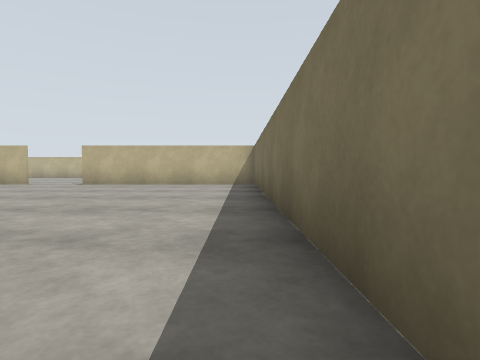
View 1 (above)

24 first-person views from a walk through a robot-simulator world made for Gazebo. The camera is 0.94 m above the floor, tilts 2° down and sees 80° across. The floor is counted in squares, 2 m on a side. Each view is taken from the middle of a square. On the plan, view 1 faces up. The plan holds only what a view shows up to about 9 squares ahead; the rest is blank.

View 2
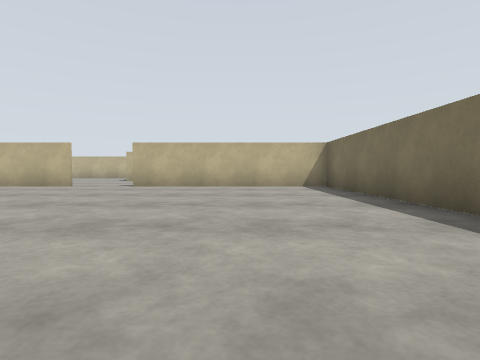

View 3
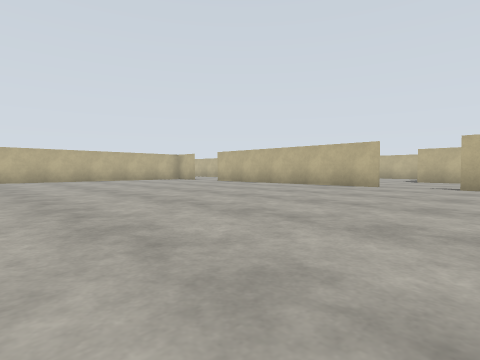

View 4
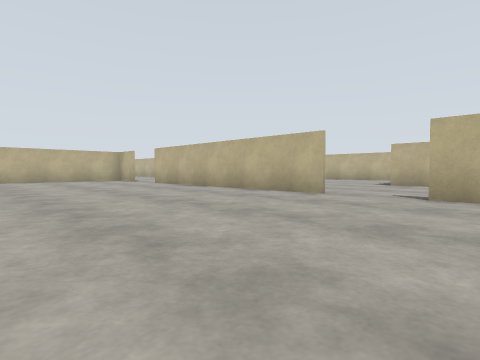

View 5
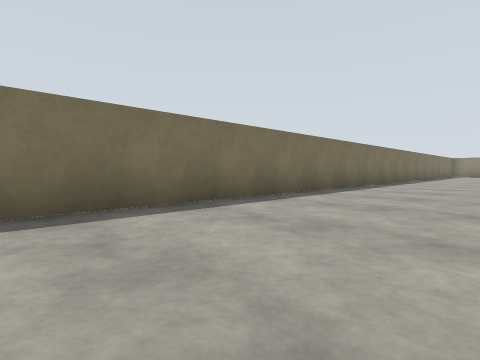

View 6
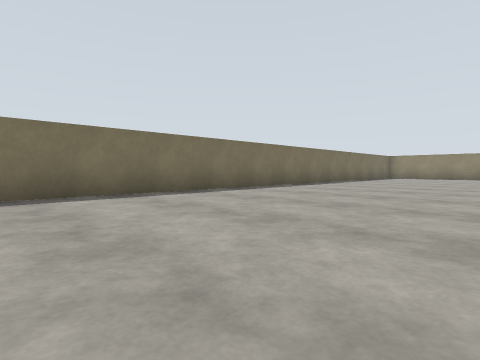

View 7
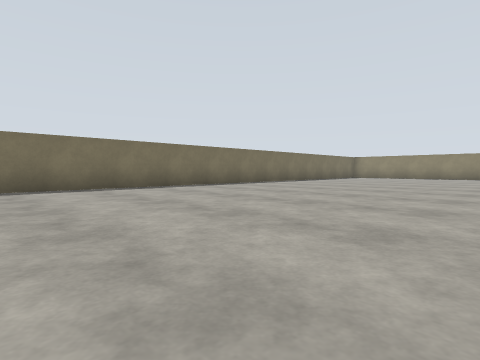

View 8
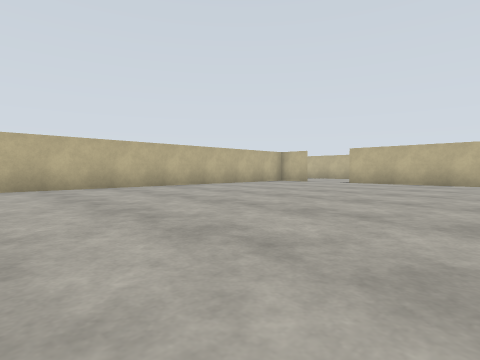

View 9
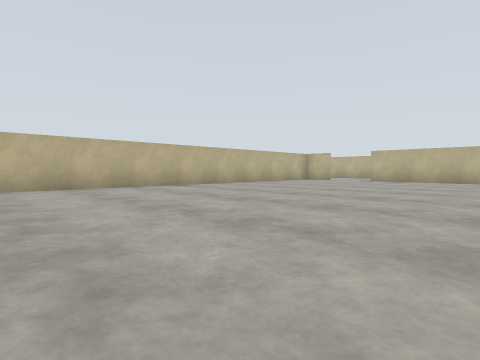

View 10
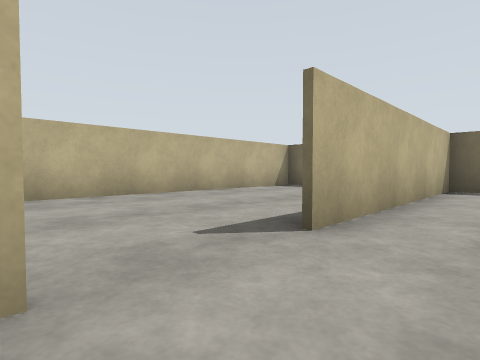

View 11
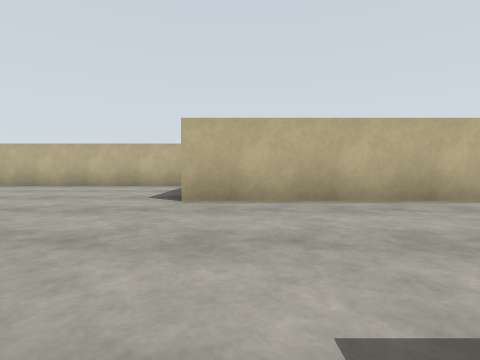

View 12
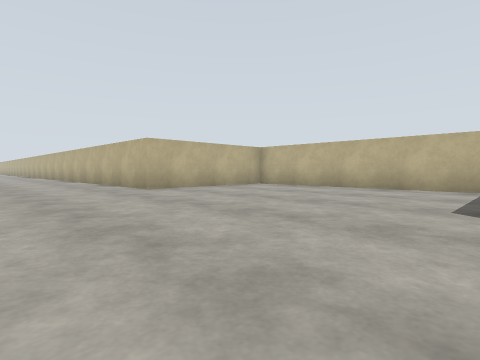

View 13
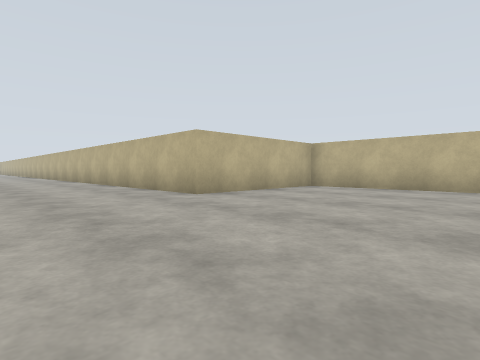

View 14
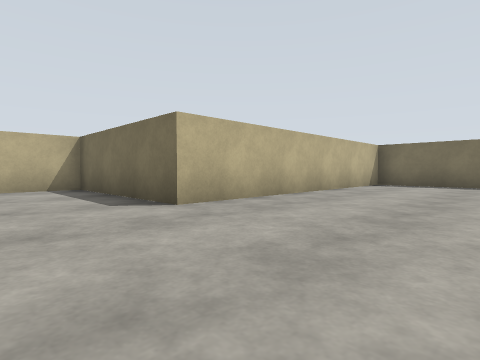

View 15
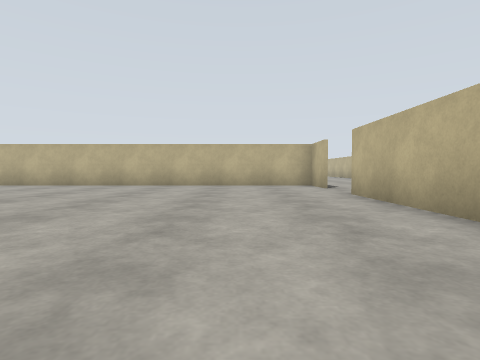

View 16
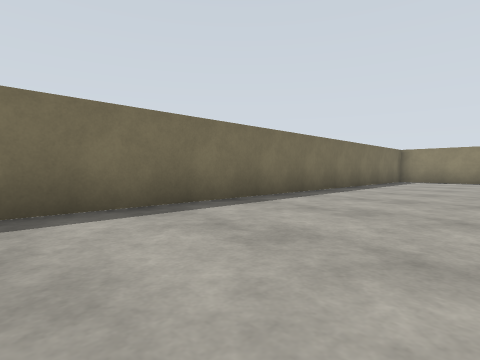

View 17
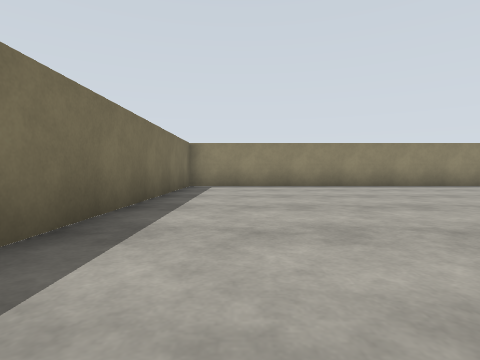

View 18
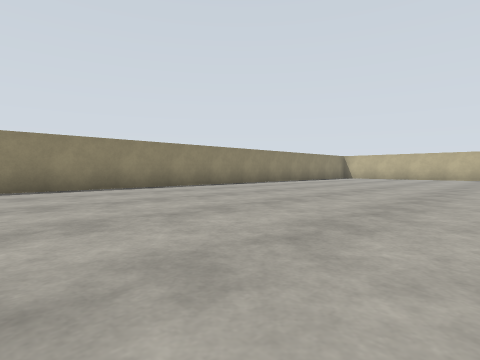

View 19
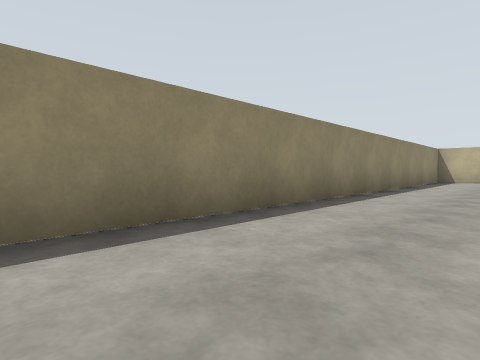

View 20
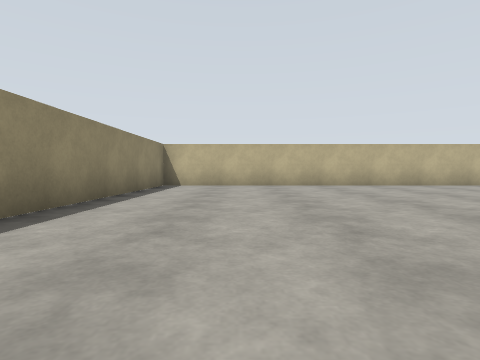

View 21
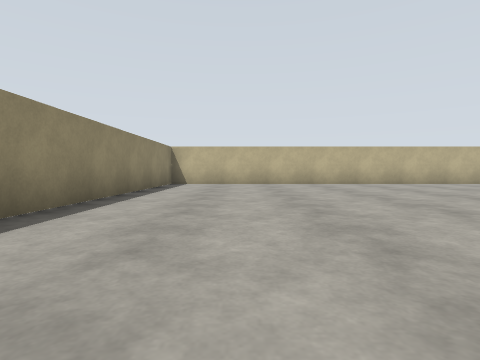

View 22
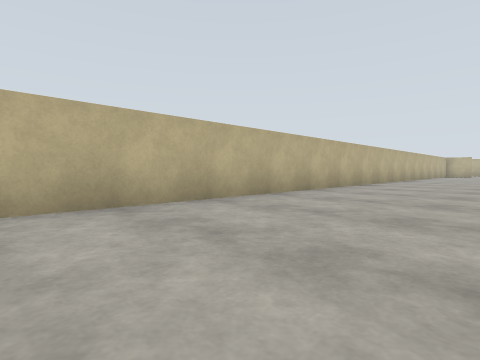

View 23
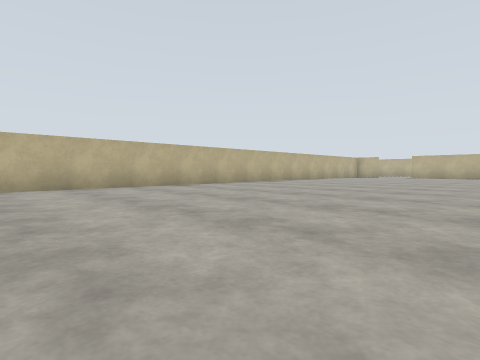

View 24
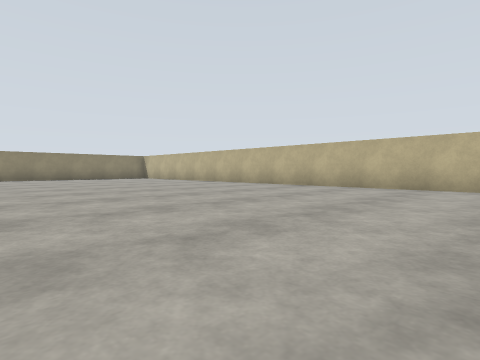

### Floor plan
Points are (right, up) in squares from view 1. A wall is a line through its corners. A room is listed if a view was taken in it or the views show most of it. See-through windows are left out.
Room 1 (views 1, 2, 3, 4, 5, 6, 7, 8, 9, 10, 15, 16, 17, 18, 19, 20, 21, 22, 23, 24)
walls: (-6.8, 9.2) (-13.6, 9.2); (-15.2, 9.2) (-16.6, 9.2) (-16.6, -19.3) (0.5, -19.3) (0.5, 9.2) (-5.1, 9.2)
ways out: opening at (-14.5, 9) to room 2; opening at (-6, 9) to room 2
Room 2 (views 11, 12, 13, 14)
walls: (0.5, 10.8) (0.5, 13.3) (-6.9, 13.3) (-6.9, 17.5) (-13.5, 17.5) (-13.5, 13.3) (-18.5, 13.3)
ways out: opening at (-14.5, 9) to room 1; opening at (-6, 9) to room 1

Where each view was taken, in squares from view 1:
view 1: 0 up, 0 right, facing up
view 2: 1 up, 2 left, facing up
view 3: 1 up, 4 left, facing up-left
view 4: 4 up, 4 left, facing up-left
view 5: 4 up, 3 left, facing down-right
view 6: 2 down, 5 left, facing down-right
view 7: 2 down, 7 left, facing down-right
view 8: 1 down, 9 left, facing up-left
view 9: 3 down, 9 left, facing up-left
view 10: 8 up, 7 left, facing up-right
view 11: 9 up, 6 left, facing up
view 12: 10 up, 7 left, facing up-left
view 13: 10 up, 9 left, facing up-left
view 14: 10 up, 9 left, facing up-right
view 15: 7 up, 8 left, facing left
view 16: 7 down, 3 left, facing down-right
view 17: 11 down, 1 left, facing down
view 18: 12 down, 1 left, facing down-left
view 19: 17 down, 4 left, facing down-left
view 20: 17 down, 8 left, facing left
view 21: 17 down, 7 left, facing left
view 22: 13 down, 13 left, facing up-left
view 23: 9 down, 9 left, facing up-left
view 24: 4 down, 9 left, facing down-left
